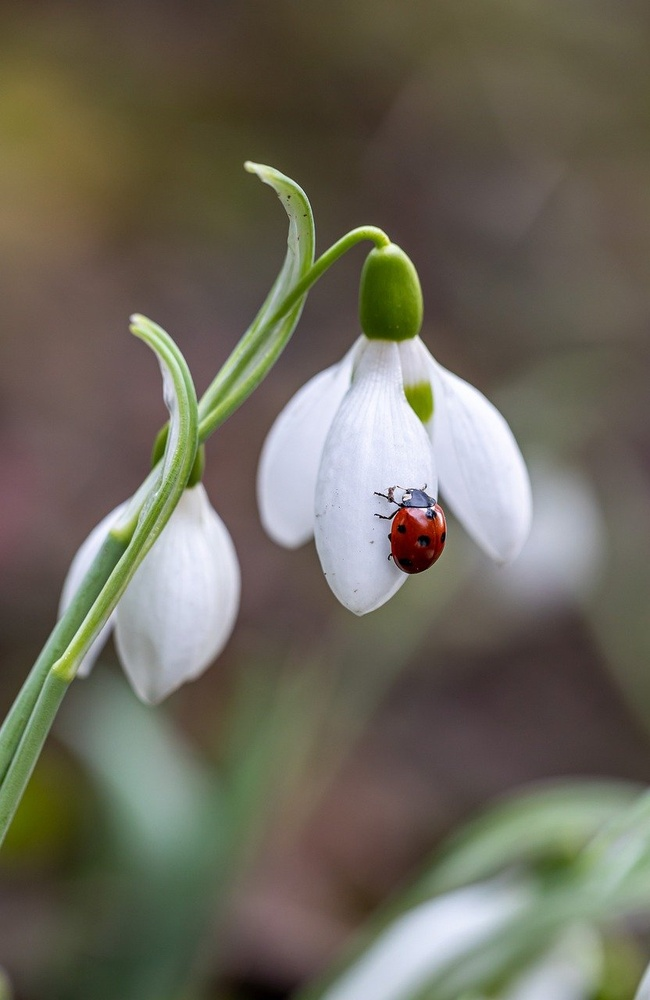
#> input picture images/flower 2024-09-24.jpg, 650 x 1000 px, shrunk from 832 x 1280 before the run, found by its file name
$ python img_threshoding.py
#> lines starting #> are read from the running program, lines starting #| are printed output that depends on the picture; after the words box and inside, x2 and y2 are one past the last pixel; in counts of white or black regions, pixels touching at a corner belong together
import cv2
import numpy as np

image=cv2.imread("images\\flower 2024-09-24.jpg",cv2.IMREAD_GRAYSCALE)
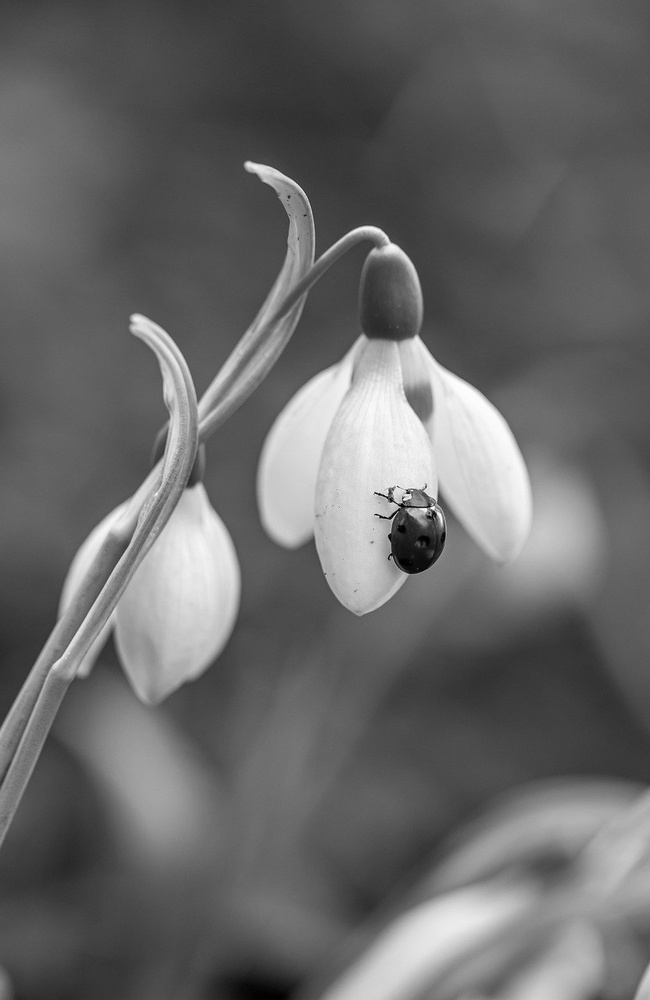
#> image: shape (1000, 650); min 0, max 255, mean 104.8
th, dst = cv2.threshold(image, 200, 255, cv2.THRESH_BINARY)
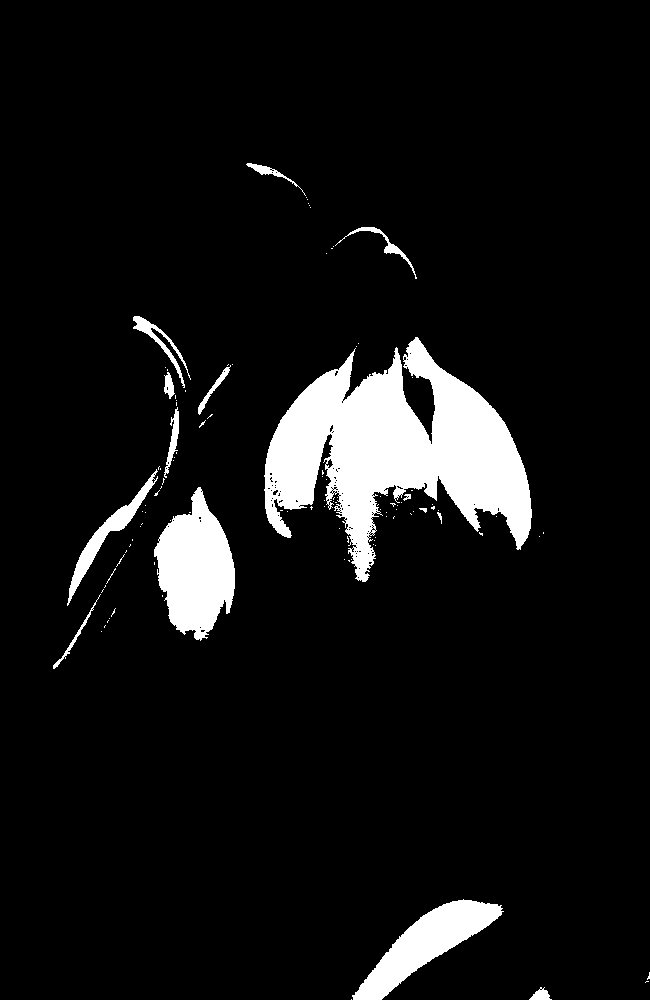
#> dst: shape (1000, 650); 7.6% white; 109 white regions (94 under 20 px), largest, box (x1, y1, x2, y2) and area: (264, 337, 532, 582) 31250, (154, 487, 235, 641) 7832, (352, 899, 504, 1000) 5512
cv2.namedWindow("threshold",cv2.WINDOW_KEEPRATIO)
cv2.imshow("threshold", dst)
cv2.waitKey(0)
